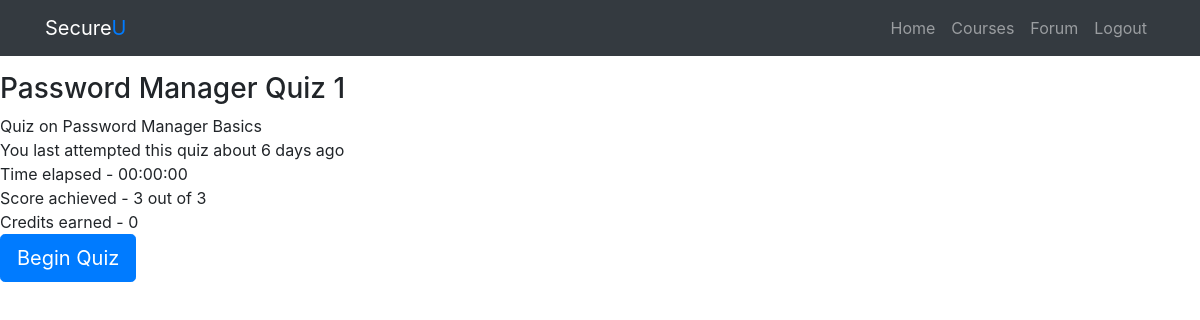
Before: /instructions.php?course_id=5&unit_id=8&quiz_id=1 (signed in) with the older database file.
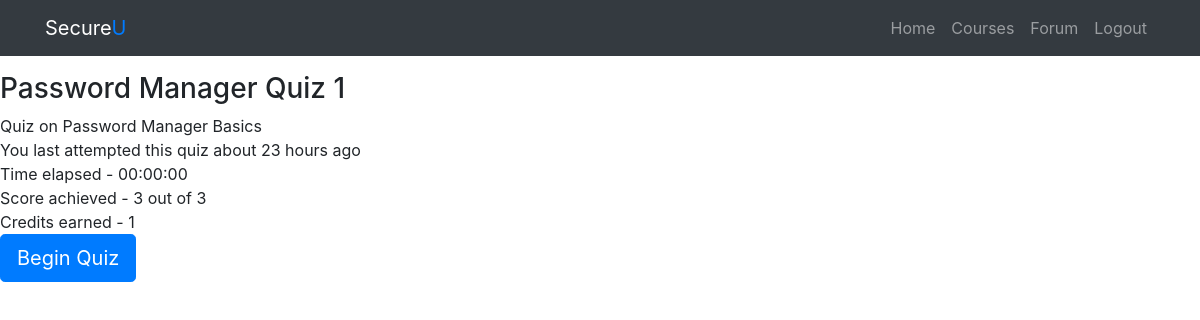
After: the same page with the newer database file.
### tables this page shows
CREATE TABLE `attempts` (
  `attempt_id` int(11) NOT NULL,
  `attempt_time_elapsed` time NOT NULL,
  `attempt_date` datetime NOT NULL DEFAULT CURRENT_TIMESTAMP,
  `attempt_score` int(11) NOT NULL,
  `attempt_credits` int(11) NOT NULL DEFAULT '0',
  `quiz_id` int(11) NOT NULL,
  `user_id` int(11) NOT NULL
);

CREATE TABLE `quizzes` (
  `quiz_id` int(11) NOT NULL,
  `quiz_name` varchar(200) NOT NULL,
  `quiz_desc` varchar(300) NOT NULL,
  `quiz_tip` varchar(300) NOT NULL,
  `quiz_tip_timer` int(11) NOT NULL,
  `quiz_question_total` int(11) NOT NULL,
  `unit_id` int(11) NOT NULL,
  `user_id` int(11) NOT NULL
);

### custom_functions.php (called while the page is built, shortened)
<?php
function get_time_ago($ptime)
{
    $estimate_time = time() - $ptime;
    $condition = array(
        12 * 30 * 24 * 60 * 60  =>  'year',
        30 * 24 * 60 * 60       =>  'month',
        24 * 60 * 60            =>  'day',
        60 * 60                 =>  'hour',
        60                      =>  'minute',
        1                       =>  'second'
    );
    foreach ($condition as $secs => $str) {
        $d = $estimate_time / $secs;
        if ($d >= 1) {
            $r = round($d);
            return 'about ' . $r . ' ' . $str . ($r > 1 ? 's' : '') . ' ago';
        }
    }
}

### instructions.php (the view, shortened to what this page needs)
<?php
if (isset($_GET["course_id"]) && isset($_GET["unit_id"]) && isset($_GET["quiz_id"])) {
    $course_id = $_GET["course_id"];
    $unit_id = $_GET["unit_id"];
    $quiz_id = $_GET["quiz_id"];
    $instructions_link = "instructions.php?course_id=$course_id&unit_id=$unit_id&quiz_id=$quiz_id";
}
require "db_connect.php";
$sql = "SELECT * FROM quizzes WHERE quiz_id = $quiz_id";
$result = mysqli_query($conn, $sql);
if (mysqli_num_rows($result) > 0) {
    while ($row = mysqli_fetch_assoc($result)) {
        $quiz_id = $row["quiz_id"];
        $quiz_name = $row["quiz_name"];
        $quiz_desc = $row["quiz_desc"];
        $quiz_question_total = $row["quiz_question_total"];
    }
} else {
    echo "0 results";
}
include "header.php";
?>
<?php include "navbar.php"; ?>
<h3> <?php echo $quiz_name; ?></h3>
<div> <?php echo $quiz_desc; ?></div>
<?php
require "custom_functions.php";
$user_id = $_SESSION["user_id"];
$sql = "SELECT * FROM attempts, quizzes WHERE attempts.quiz_id = quizzes.quiz_id AND attempts.quiz_id = $quiz_id AND attempts.user_id = $user_id ORDER BY attempt_date DESC LIMIT 1";
$result = mysqli_query($conn, $sql);
if (mysqli_num_rows($result) > 0) {
    while ($row = mysqli_fetch_assoc($result)) {
        $attempt_time_elapsed = $row["attempt_time_elapsed"];
        $attempt_date = get_time_ago(strtotime($row["attempt_date"]));
        $attempt_score = $row["attempt_score"];
        $attempt_credits = $row["attempt_credits"];
        $quiz_question_total = $row["quiz_question_total"];
    }
    ?>
<div>You last attempted this quiz <?php echo $attempt_date; ?></div>
<div>Time elapsed - <?php echo $attempt_time_elapsed; ?></div>
<div>Score achieved - <?php echo $attempt_score; ?> out of <?php echo $quiz_question_total; ?> </div>
<div>Credits earned - <?php echo $attempt_credits; ?></div>
<?php
} else {
    ?>
<div>You have not yet attempted this quiz. Good Luck!</div>
<?php
}
?>
<form action="<?php echo $instructions_link; ?>" method="post">
    <input class="btn btn-primary btn-lg" type="submit" value="Begin Quiz" name="instructions">
</form>

Changed rows visible on the page:
removed attempts: attempt_date "about 6 days ago", attempt_time_elapsed "00:00:00", attempt_score "3", quiz.quiz_question_total "3", attempt_credits "0"
now on this page (row edited): attempts: attempt_date "about 23 hours ago", attempt_time_elapsed "00:00:00", attempt_score "3", quiz.quiz_question_total "3", attempt_credits "1"
